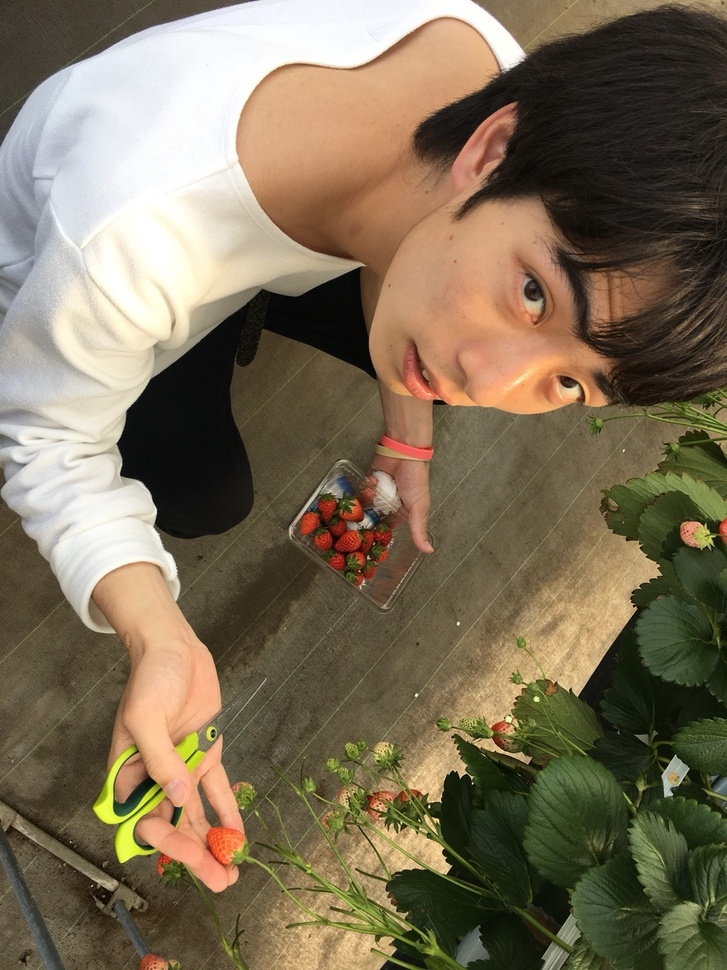
#> input picture image/ichigo_hunt.jpg, 727 x 970 px, shrunk from 1108 x 1478 before the run
$ python read_write.py
#> lines starting #> are read from the running program, lines starting #| are printed output that depends on the picture
import cv2

# 読み込み
img = cv2.imread('ichigo_hunt.jpg', cv2.IMREAD_GRAYSCALE)
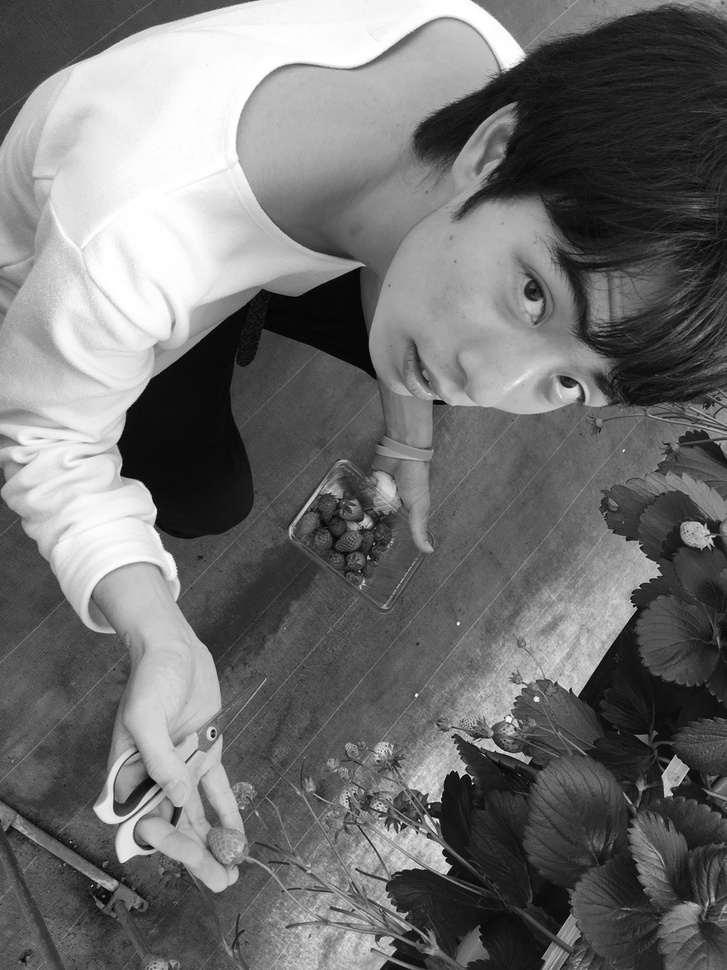
#> img: shape (970, 727); min 0, max 255, mean 111.9

# 表示
cv2.namedWindow('ichigo_hunt', cv2.WINDOW_NORMAL)
cv2.imshow('ichigo_hunt', img)
cv2.waitKey(0)
cv2.destroyAllWindows()

# 保存
cv2.imwrite('ichigo_gray.png', img)

$ run again, with image/inakamono.jpg copied over image/ichigo_hunt.jpg
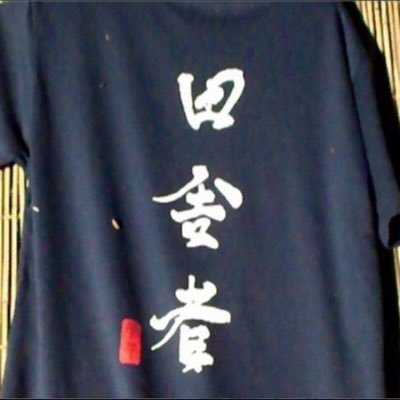
#> input picture image/inakamono.jpg, 400 x 400 px
#> `img = cv2.imread('ichigo_hunt.jpg', cv2.IMREAD_GRAYSCALE)`:
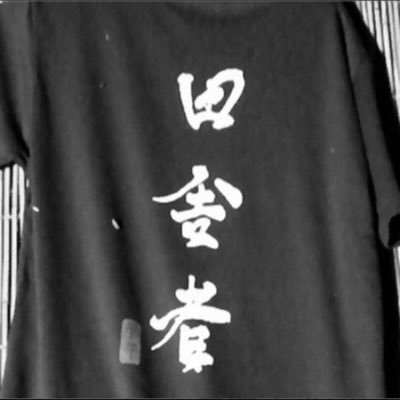
#> img: shape (400, 400); min 0, max 255, mean 71
